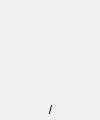
<?xml version="1.0" encoding="UTF-8"?>
<ui version="4.0">
 <class>directory</class>
 <widget class="QWidget" name="directory">
  <property name="geometry">
   <rect>
    <x>0</x>
    <y>0</y>
    <width>100</width>
    <height>120</height>
   </rect>
  </property>
  <property name="windowTitle">
   <string>Form</string>
  </property>
  <widget class="QLabel" name="label">
   <property name="geometry">
    <rect>
     <x>0</x>
     <y>0</y>
     <width>100</width>
     <height>100</height>
    </rect>
   </property>
   <property name="text">
    <string/>
   </property>
   <property name="pixmap">
    <pixmap>../image/directory.jpg</pixmap>
   </property>
   <property name="scaledContents">
    <bool>true</bool>
   </property>
  </widget>
  <widget class="QLabel" name="filename">
   <property name="geometry">
    <rect>
     <x>0</x>
     <y>100</y>
     <width>101</width>
     <height>20</height>
    </rect>
   </property>
   <property name="text">
    <string>/</string>
   </property>
   <property name="alignment">
    <set>Qt::AlignCenter</set>
   </property>
  </widget>
 </widget>
 <resources/>
 <connections/>
</ui>
